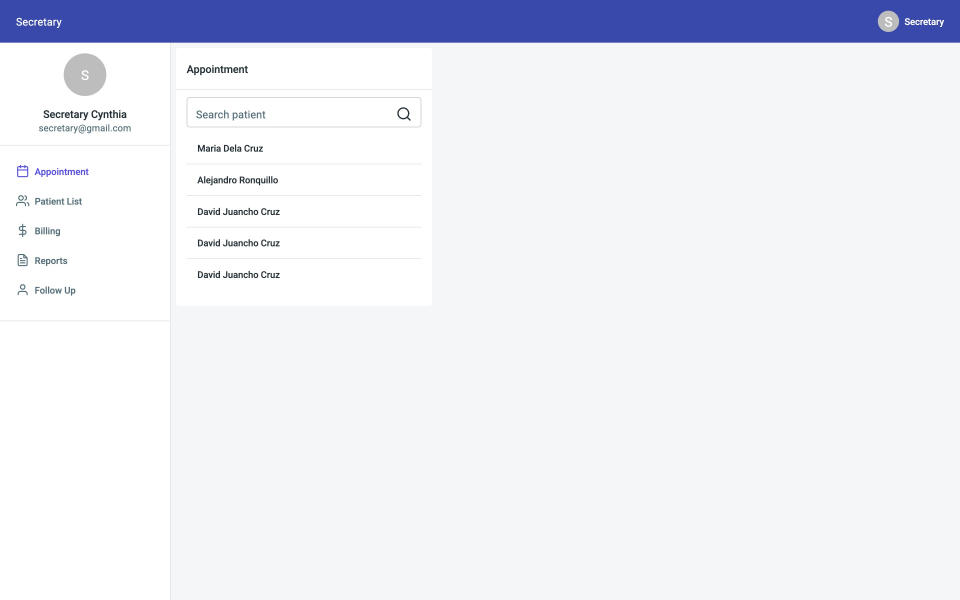
#> input picture MediLink/raw/sec-01-appointment.jpg, 2880 x 1800 px (shown at 1/3 size); its folder holds only this picture in this run
$ python annotate.py
#> lines starting #> are read from the running program, lines starting #| are printed output that depends on the picture
from PIL import Image, ImageDraw, ImageFont, ImageFilter
import json, os, re
R = json.load(open('../raw/sec-rects.json'))
#> (reads MediLink/raw/sec-rects.json from the repository)
O = 'fig'; os.makedirs(O, exist_ok=True)
FB = '/usr/share/fonts/opentype/inter/Inter-Bold.otf'
RED = (214, 40, 40); BLUE = (31, 90, 200)
PII = re.compile(r"Clarissa|clarissa|Reyes|David|Juancho|Cruz|0974655|0912|May 12, 0002|Secosana|Bulihan|Manila|Guitterez|Hans|Maria|Santos|Ronquillo|Alejandro|Pagtalunan|Allan|Agdao|Davao|Cristo|Malolos|Bago|Gallera|Evangelical|Single")

def load(n): return Image.open(f'../raw/sec-{n}.jpg').convert('RGB')

def pii_rects(key):
    out = []
    for e in R.get(key, []):
        if e['w'] <= 0 or e['h'] <= 0 or e['h'] > 70 or e['w'] > 760: continue
        if e['t'] in ('TABLE', 'TR', 'TBODY'): continue
        if PII.search(e['s']):
            out.append((e['x'], e['y'], e['w'], e['h']))
    return out

def blur(img, rects, s=2, pad=3):
    return img
    for x, y, w, h in rects:
        b = (max(0, int((x - pad) * s)), max(0, int((y - pad) * s)), min(img.width, int((x + w + pad) * s)), min(img.height, int((y + h + pad) * s)))
        if b[2] <= b[0] or b[3] <= b[1]: continue
        reg = img.crop(b).filter(ImageFilter.GaussianBlur(9 * s / 2))
        img.paste(reg, b)
    return img

def boxes(img, items, s=2, ox=0, oy=0, lw=9, r=40, minx=0, miny=0):
    d = ImageDraw.Draw(img); f = ImageFont.truetype(FB, int(r * 1.15))
    for it in items:
        n, x, y, w, h = it[:5]; col = it[5] if len(it) > 5 else RED
        X = (x - ox) * s; Y = (y - oy) * s
        d.rounded_rectangle([X, Y, X + w * s, Y + h * s], radius=8, outline=col, width=lw)
        if n is None: continue
        if w < 70 and Y - 2 * r - 6 >= miny * s: cx = X + w * s / 2; cy = Y - r - 4
        elif w < 120: cx = X + w * s; cy = max(miny * s + r + 2, Y)
        elif X - 2 * r - 8 >= minx * s: cx = X - r - 6; cy = Y + r
        else: cx = max(minx * s + r + 2, X); cy = max(miny * s + r + 2, Y)
        d.ellipse([cx - r, cy - r, cx + r, cy + r], fill=col, outline='white', width=3)
        t = str(n); bb = d.textbbox((0, 0), t, font=f)
        d.text((cx - (bb[2] - bb[0]) / 2 - bb[0], cy - (bb[3] - bb[1]) / 2 - bb[1]), t, fill='white', font=f)
    return img

def save(img, name, crop=None, s=2, maxw=2000):
    if crop:
        x, y, w, h = crop; img = img.crop((x * s, y * s, (x + w) * s, (y + h) * s))
    if img.width > maxw: img = img.resize((maxw, round(img.height * maxw / img.width)), Image.LANCZOS)
    img.save(f'{O}/{name}.jpg', quality=88)

def fig(src, key, name, bx, crop=None, extra_blur=(), keep=None):
    im = load(src)
    orig = im.copy()
    blur(im, pii_rects(key) + list(extra_blur))
    if keep:
        x, y, w, h = keep; b = (x * 2, y * 2, (x + w) * 2, (y + h) * 2); im.paste(orig.crop(b), b[:2])
    boxes(im, bx, minx=crop[0] if crop else 0, miny=crop[1] if crop else 0)
    save(im, name, crop)


# ---------------- Secretary figures ----------------
F = lambda src, name, bx, crop=None: fig(src, None, name, bx, crop=crop)
#> in load, returned value is the input picture: PIL image 2880x1800 RGB; mean R, G, B 233.4, 235.2, 243.4
#> the loop in boxes, `for it in items:` made 5 passes
#> bb on passes 1 to 5: (0, 11, 20, 45), (0, 11, 29, 45), (0, 11, 30, 45), (0, 11, 31, 45), (0, 11, 29, 45)
#> in fig, `boxes(im, bx, minx=crop[0] if crop else 0, miny=crop[1] if crop else 0)`:
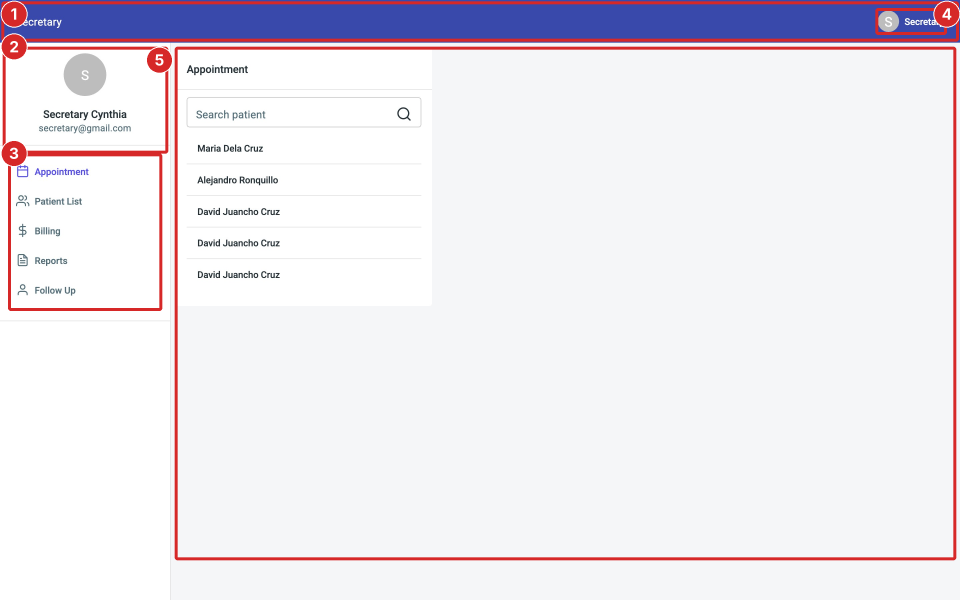
#> im: PIL image 2880x1800 RGB (shown at 1/3 size); mean R, G, B 234.7, 230.5, 237.5
# 1 layout
F('01-appointment', 'f-layout', [(1, 2, 2, 1436, 60), (2, 4, 70, 248, 160), (3, 12, 230, 231, 236), (4, 1313, 12, 107, 40), (5, 262, 70, 1172, 770)])
#> (the run stopped early here; a loop or call above may not have finished)
